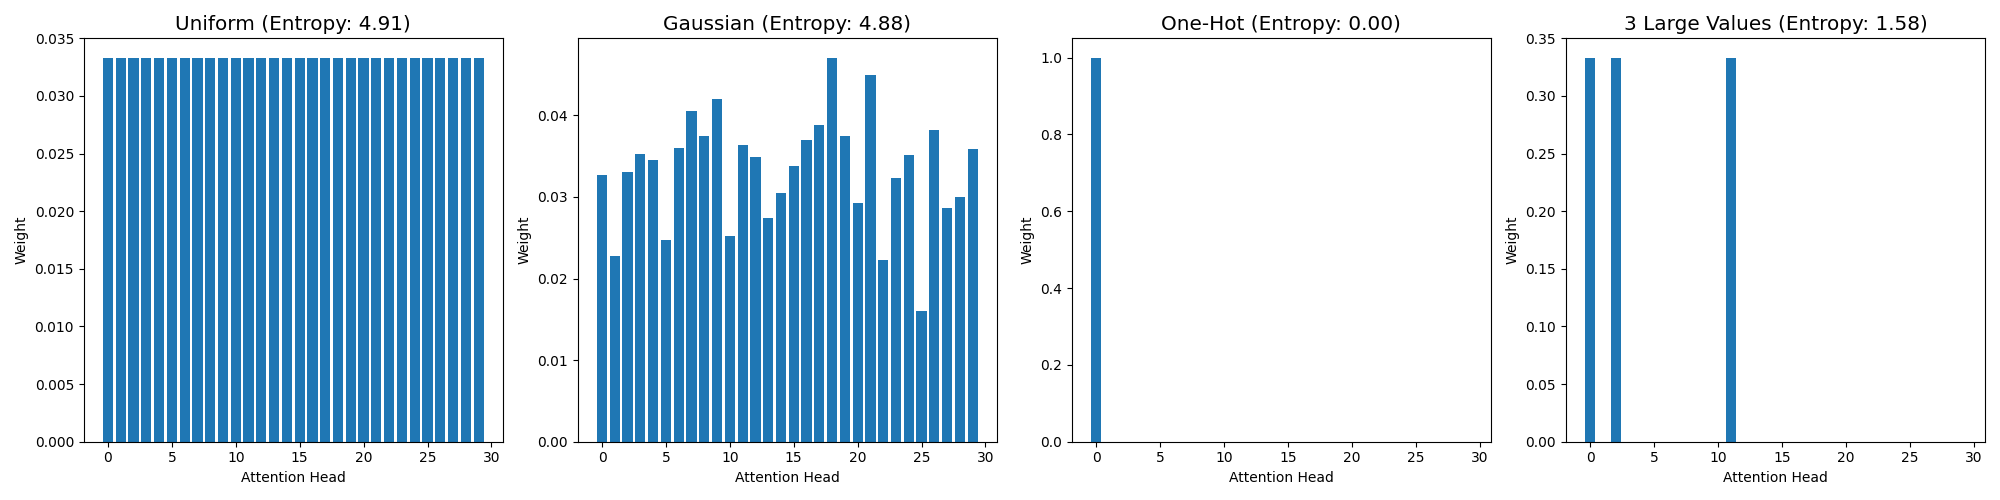

Write Python code to recreate this figure.
import matplotlib.pyplot as plt
import numpy as np
from scipy.stats import entropy

# Number of attention heads
num_heads = 30

# Uniform distribution
uniform_weights = np.ones(num_heads) / num_heads
uniform_entropy = entropy(uniform_weights, base=2)

# Gaussian distribution
gaussian_weights = np.random.normal(0.5, 0.1, num_heads)
gaussian_weights /= gaussian_weights.sum()  # Normalize
gaussian_entropy = entropy(gaussian_weights, base=2)

# One-hot distribution
onehot_weights = np.zeros(num_heads)
onehot_weights[0] = 1
onehot_entropy = entropy(onehot_weights, base=2)

# 3 Large Values distribution
three_large_weights = np.zeros(num_heads)
large_value_indices = np.random.choice(num_heads, 3, replace=False)  # Pick 3 indices randomly
three_large_weights[large_value_indices] = 0.9  # Set the chosen indices to 0.9
three_large_weights /= three_large_weights.sum()  # Normalize
three_large_entropy = entropy(three_large_weights, base=2)

# Create subplots (1 row, 4 columns)
fig, axs = plt.subplots(1, 4, figsize=(20, 5))
plt.style.use("ggplot")

# Plot uniform distribution
axs[0].bar(range(num_heads), uniform_weights)
axs[0].set_title(f'Uniform (Entropy: {uniform_entropy:.2f})')
axs[0].set_xlabel('Attention Head')
axs[0].set_ylabel('Weight')


# Plot Gaussian distribution
axs[1].bar(range(num_heads), gaussian_weights)
axs[1].set_title(f'Gaussian (Entropy: {gaussian_entropy:.2f})')
axs[1].set_xlabel('Attention Head')
axs[1].set_ylabel('Weight')


# Plot one-hot distribution
axs[2].bar(range(num_heads), onehot_weights)
axs[2].set_title(f'One-Hot (Entropy: {onehot_entropy:.2f})')
axs[2].set_xlabel('Attention Head')
axs[2].set_ylabel('Weight')


# Plot 3 Large Values distribution
axs[3].bar(range(num_heads), three_large_weights)
axs[3].set_title(f'3 Large Values (Entropy: {three_large_entropy:.2f})')
axs[3].set_xlabel('Attention Head')
axs[3].set_ylabel('Weight')


# Adjust layout and show the plot
plt.tight_layout()
plt.savefig('zero_entropy.png')
plt.show()
